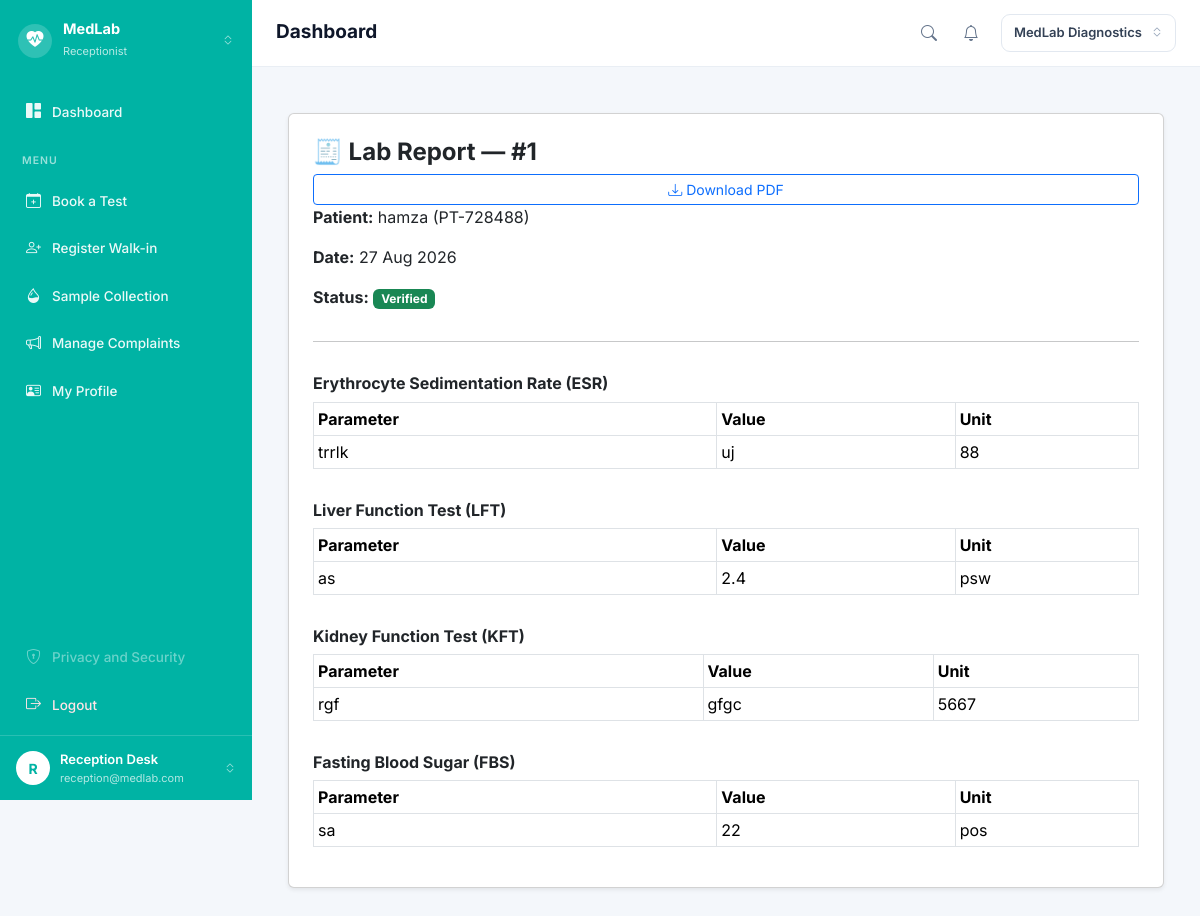
/medlab/reports/1/view (signed in), run on the app's committed database.
### app/models/role.py (models this page shows, shortened)
class Role(db.Model):
    __tablename__ = "roles"
    id = db.Column(db.Integer, primary_key=True)
    name = db.Column(
        db.String(50),
        unique=True,
        nullable=False
    )
    users = db.relationship(
        "User",
        back_populates="role"
    )

### app/models/user.py (models this page shows, shortened)
class User(UserMixin, db.Model):
    __tablename__ = "users"
    id = db.Column(
        db.Integer,
        primary_key=True
    )
    name = db.Column(
        db.String(100),
        nullable=False
    )
    email = db.Column(
        db.String(120),
        unique=True,
        nullable=False,
        index=True
    )
    password_hash = db.Column(
        db.String(255),
        nullable=False
    )
    role_id = db.Column(
        db.Integer,
        db.ForeignKey("roles.id"),
        nullable=False
    )
    is_active = db.Column(
        db.Boolean,
        default=True,
        nullable=False
    )
    created_at = db.Column(
        db.DateTime,
        default=lambda: datetime.now(timezone.utc),
        nullable=False
    )
    role = db.relationship(
        "Role",
        back_populates="users"
    )

### app/models/report.py (models this page shows)
class Report(db.Model):
    __tablename__ = "reports"
    id = db.Column(db.Integer, primary_key=True)
    booking_id = db.Column(db.Integer, db.ForeignKey("bookings.id"), nullable=False)
    generated_at = db.Column(db.DateTime, default=lambda: datetime.now(timezone.utc))
    status = db.Column(db.String(30), default="Pending Verification")  # Pending Verification, Verified, Released
    booking = db.relationship("Booking", backref="report", uselist=False)

### app/models/patient.py (models this page shows, shortened)
class Patient(db.Model):
    __tablename__ = "patients"
    id = db.Column(db.Integer, primary_key=True)
    patient_code = db.Column(
        db.String(20),
        unique=True,
        nullable=False
    )
    user_id = db.Column(
        db.Integer,
        db.ForeignKey("users.id"),
        nullable=True
    )
    full_name = db.Column(db.String(100), nullable=False)
    dob = db.Column(db.Date, nullable=True)
    gender = db.Column(db.String(10), nullable=True)
    phone = db.Column(db.String(20), nullable=True)
    address = db.Column(db.String(255), nullable=True)
    user = db.relationship("User", backref="patient_profile")

### app/models/booking.py (models this page shows, shortened)
class BookingItem(db.Model):
    __tablename__ = "booking_items"
    id = db.Column(db.Integer, primary_key=True)
    booking_id = db.Column(
        db.Integer,
        db.ForeignKey("bookings.id"),
        nullable=False
    )
    test_id = db.Column(
        db.Integer,
        db.ForeignKey("tests.id"),
        nullable=False
    )
    price = db.Column(db.Float, nullable=False)   # booking time ka price snapshot
    booking = db.relationship("Booking", back_populates="items")
    test = db.relationship("Test")

### app/models/test.py (models this page shows, shortened)
class Test(db.Model):
    __tablename__ = "tests"
    id = db.Column(db.Integer, primary_key=True)
    category_id = db.Column(
        db.Integer,
        db.ForeignKey("test_categories.id"),
        nullable=False
    )
    name = db.Column(db.String(150), nullable=False)
    code = db.Column(db.String(20), unique=True, nullable=False)
    price = db.Column(db.Float, nullable=False)
    sample_type = db.Column(db.String(50), nullable=True)
    turnaround_hours = db.Column(db.Integer, nullable=True)
    category = db.relationship("TestCategory", back_populates="tests")

### app/models/test_result.py (models this page shows, shortened)
class TestResult(db.Model):
    __tablename__ = "test_results"
    id = db.Column(db.Integer, primary_key=True)
    sample_id = db.Column(
        db.Integer,
        db.ForeignKey("samples.id"),
        nullable=False
    )
    parameter = db.Column(db.String(100), nullable=False)   # e.g. "Hemoglobin"
    value = db.Column(db.String(50), nullable=False)         # e.g. "13.5"
    unit = db.Column(db.String(20), nullable=True)            # e.g. "g/dL"
    entered_by = db.Column(
        db.Integer,
        db.ForeignKey("staff.id"),
        nullable=True
    )
    entered_at = db.Column(
        db.DateTime,
        default=lambda: datetime.now(timezone.utc),
        nullable=False
    )
    sample = db.relationship("Sample", backref="results")
    technician = db.relationship("Staff")

### app/medlab/routes.py (the view)
@medlab.route("/reports/<int:report_id>/view")
@login_required
def view_report(report_id):
    report = Report.query.get_or_404(report_id)
    booking = report.booking
    return render_template("medlab/view_report.html", report=report, booking=booking)

### app/auth/routes.py (called while the page is built)
@login_manager.user_loader
def load_user(user_id):
    return db.session.get(
        User,
        int(user_id)
    )

### app/templates/medlab/view_report.html
{% extends "base.html" %}
{% block content %}
<div class="container mt-4">
    <div class="card shadow-sm p-4">
        <h4 class="fw-bold">🧾 Lab Report — #{{ report.id }}</h4>
        <a href="{{ url_for('medlab.download_report', report_id=report.id) }}"
            class="btn btn-outline-primary btn-sm float-end">
            <i class="bi bi-download"></i> Download PDF
        </a>
        <p><strong>Patient:</strong> {{ booking.patient.full_name }} ({{ booking.patient.patient_code }})</p>
        <p><strong>Date:</strong> {{ report.generated_at.strftime('%d %b %Y') }}</p>
        <p><strong>Status:</strong>
            <span class="badge bg-{{ 'success' if report.status == 'Verified' else 'warning text-dark' }}">
                {{ report.status }}
            </span>
        </p>
        <hr>
        {% for item in booking.items %}
        <h6 class="fw-bold mt-3">{{ item.test.name }}</h6>
        <table class="table table-sm table-bordered">
            <thead>
                <tr>
                    <th>Parameter</th>
                    <th>Value</th>
                    <th>Unit</th>
                </tr>
            </thead>
            <tbody>
                {% if item.sample and item.sample.results %}
                {% for r in item.sample.results %}
                <tr>
                    <td>{{ r.parameter }}</td>
                    <td>{{ r.value }}</td>
                    <td>{{ r.unit }}</td>
                </tr>
                {% endfor %}
                {% else %}
                <tr>
                    <td colspan="3" class="text-muted text-center">No results</td>
                </tr>
                {% endif %}
            </tbody>
        </table>
        {% endfor %}
    </div>
</div>
{% endblock %}

### app/templates/base.html (shortened to what this page needs)
<!DOCTYPE html>
<html lang="en">
<head>
    <link href="https://cdn.jsdelivr.net/npm/bootstrap@5.3.3/dist/css/bootstrap.min.css" rel="stylesheet">
    <link rel="stylesheet" href="https://cdn.jsdelivr.net/npm/bootstrap-icons@1.11.3/font/bootstrap-icons.min.css">
</head>
<body>
    {% if current_user.is_authenticated %}
    <div class="shell">
        <aside class="side">
            <div class="side-brand">
                <span class="brand-dot"><i class="bi bi-heart-pulse-fill"></i></span>
                <span class="brand-txt">
                    <b>MedLab</b>
                    <small>{{ current_user.role.name }}</small>
                </span>
                <i class="bi bi-chevron-expand" style="opacity:.6;font-size:12px;"></i>
            </div>
            <nav class="side-nav">
                <a href="{{ url_for('auth.dashboard') }}"
                    class="nav-item {% if request.endpoint == 'auth.dashboard' %}active{% endif %}">
                    <i class="bi bi-grid-1x2-fill"></i> Dashboard
                </a>
                <div class="side-label">Menu</div>
                {% if current_user.role.name in ["Patient", "Receptionist", "Administrator"] %}
                <a href="{{ url_for('medlab.book_test') }}"
                    class="nav-item {% if request.endpoint == 'medlab.book_test' %}active{% endif %}">
                    <i class="bi bi-calendar-plus"></i> Book a Test
                </a>
                {% endif %}
                {% if current_user.role.name == "Receptionist" %}
                <a href="{{ url_for('medlab.register_walkin_patient') }}"
                    class="nav-item {% if request.endpoint == 'medlab.register_walkin_patient' %}active{% endif %}">
                    <i class="bi bi-person-plus"></i> Register Walk-in
                </a>
                <a href="{{ url_for('medlab.pending_samples') }}"
                    class="nav-item {% if request.endpoint in ['medlab.pending_samples', 'medlab.collect_sample'] %}active{% endif %}">
                    <i class="bi bi-droplet-half"></i> Sample Collection
                </a>
                <a href="{{ url_for('medlab.manage_complaints') }}" class="nav-item">
                    <i class="bi bi-megaphone"></i> Manage Complaints
                </a>
                {% endif %}
                <a href="{{ url_for('auth.profile') }}"
                    class="nav-item {% if request.endpoint == 'auth.profile' %}active{% endif %}">
                    <i class="bi bi-person-vcard"></i> My Profile
                </a>
                <div style="flex:1"></div>
                <a href="#" class="nav-item off"><i class="bi bi-shield-lock"></i> Privacy and Security</a>
                <a href="{{ url_for('auth.logout') }}" class="nav-item" style="color:#ffe4e6;">
                    <i class="bi bi-box-arrow-right"></i> Logout
                </a>
            </nav>
            <a href="{{ url_for('auth.profile') }}" class="side-user">
                <span class="avatar">{{ (current_user.name or "?")[0] | upper }}</span>
                <span class="u-txt">
                    <b>{{ current_user.name }}</b>
                    <small>{{ current_user.email }}</small>
                </span>
                <i class="bi bi-chevron-expand" style="opacity:.6;font-size:12px;"></i>
            </a>
        </aside>
        <div class="main">
            <header class="topbar">
                <div style="display:flex;align-items:center;gap:10px;">
                    <h1 class="page-title">{% block page_title %}Dashboard{% endblock %}</h1>
                </div>
                <div class="top-right">
                    {% if current_user.role.name in ["Patient", "Receptionist", "Administrator"] %}
                    <a href="{{ url_for('medlab.book_test') }}" class="ico-btn" title="Search tests">
                        <i class="bi bi-search"></i>
                    </a>
                    {% endif %}
                    <a href="{{ url_for('auth.dashboard') }}" class="ico-btn" title="Notifications">
                        <i class="bi bi-bell"></i>
                    </a>
                    <span class="lab-pill">MedLab Diagnostics <i class="bi bi-chevron-expand"></i></span>
                </div>
            </header>
            <div class="page">
                {% block content %}{% endblock %}
            </div>
        </div>
    </div>
    {% endif %}
</body>
</html>

### app/templates/base.html (style rules this page uses)
:root { --teal: #00b3a4; --orange: #f5a623; --page: #f4f7fb; }
* { font-family: 'Inter', sans-serif; }
body { margin: 0; background: var(--page); color: #1e293b; }
a { text-decoration: none; }
.shell { display: flex; min-height: 100vh; }
.side { width: 252px; flex-shrink: 0; background: var(--teal); display: flex; flex-direction: column; color: #fff; position: sticky; top: 0; height: 100vh; }
.side-brand { display: flex; align-items: center; gap: 11px; padding: 20px 18px; }
.brand-dot { width: 34px; height: 34px; border-radius: 50%; background: rgba(255, 255, 255, .18); display: flex; align-items: center; justify-content: center; font-size: 17px; }
.brand-txt { flex: 1; min-width: 0; }
.brand-txt b { display: block; font-size: 14.5px; font-weight: 700; line-height: 1.2; }
.brand-txt small { font-size: 11px; color: rgba(255, 255, 255, .72); }
.side-nav { padding: 8px 12px; display: flex; flex-direction: column; gap: 3px; flex: 1; }
.side-label { font-size: 10.5px; letter-spacing: 1px; text-transform: uppercase; color: rgba(255, 255, 255, .6); padding: 16px 10px 7px; font-weight: 600; }
.nav-item { display: flex; align-items: center; gap: 11px; padding: 11px 14px; border-radius: 9px; color: rgba(255, 255, 255, .92); font-size: 13.5px; font-weight: 500; }
.nav-item i { font-size: 15px; }
.nav-item.off { opacity: .45; pointer-events: none; }
.side-user { display: flex; align-items: center; gap: 10px; padding: 14px 16px; border-top: 1px solid rgba(255, 255, 255, .16); color: #fff; }
.avatar { width: 34px; height: 34px; border-radius: 50%; background: #fff; color: var(--teal); display: flex; align-items: center; justify-content: center; font-weight: 700; font-size: 14px; flex-shrink: 0; }
.side-user .u-txt { flex: 1; min-width: 0; }
.side-user .u-txt b { display: block; font-size: 13px; font-weight: 600; }
.side-user .u-txt small { display: block; font-size: 11px; color: rgba(255, 255, 255, .7); white-space: nowrap; overflow: hidden; text-overflow: ellipsis; }
.main { flex: 1; min-width: 0; display: flex; flex-direction: column; }
.topbar { background: #fff; display: flex; align-items: center; justify-content: space-between; gap: 14px; padding: 14px 24px; border-bottom: 1px solid #e9eef4; }
.page-title { font-size: 19px; font-weight: 700; color: #0f172a; margin: 0; }
.top-right { display: flex; align-items: center; gap: 6px; }
.ico-btn { width: 36px; height: 36px; border-radius: 9px; border: none; background: transparent; color: #64748b; font-size: 16px; position: relative; display: flex; align-items: center; justify-content: center; }
.lab-pill { display: flex; align-items: center; gap: 9px; border: 1px solid #e2e8f0; border-radius: 9px; padding: 8px 12px; font-size: 13px; font-weight: 600; color: #334155; margin-left: 6px; }
.lab-pill i { color: #94a3b8; font-size: 12px; }
.page { padding: 22px 24px 40px; }

### data on the page
Role: role.name "Receptionist"
User: name "R", name "Reception Desk", email "reception@medlab.com"
Report: id "1", generated_at "27 Aug 2026", status "Verified"
Patient: patient.full_name "hamza", patient.patient_code "PT-728488"
BookingItem: test.name "Erythrocyte Sedimentation Rate (ESR)"
TestResult: parameter "trrlk", value "uj", unit "88"
BookingItem: test.name "Liver Function Test (LFT)"
TestResult: parameter "as", value "2.4", unit "psw"
BookingItem: test.name "Kidney Function Test (KFT)"
TestResult: parameter "rgf", value "gfgc", unit "5667"
BookingItem: test.name "Fasting Blood Sugar (FBS)"
TestResult: parameter "sa", value "22", unit "pos"
